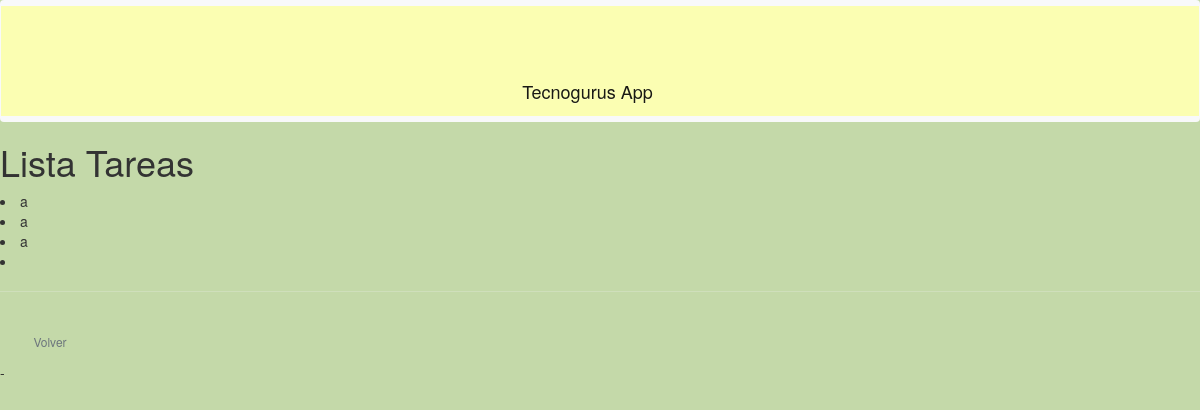
Before: /listaTarea with the older database file.
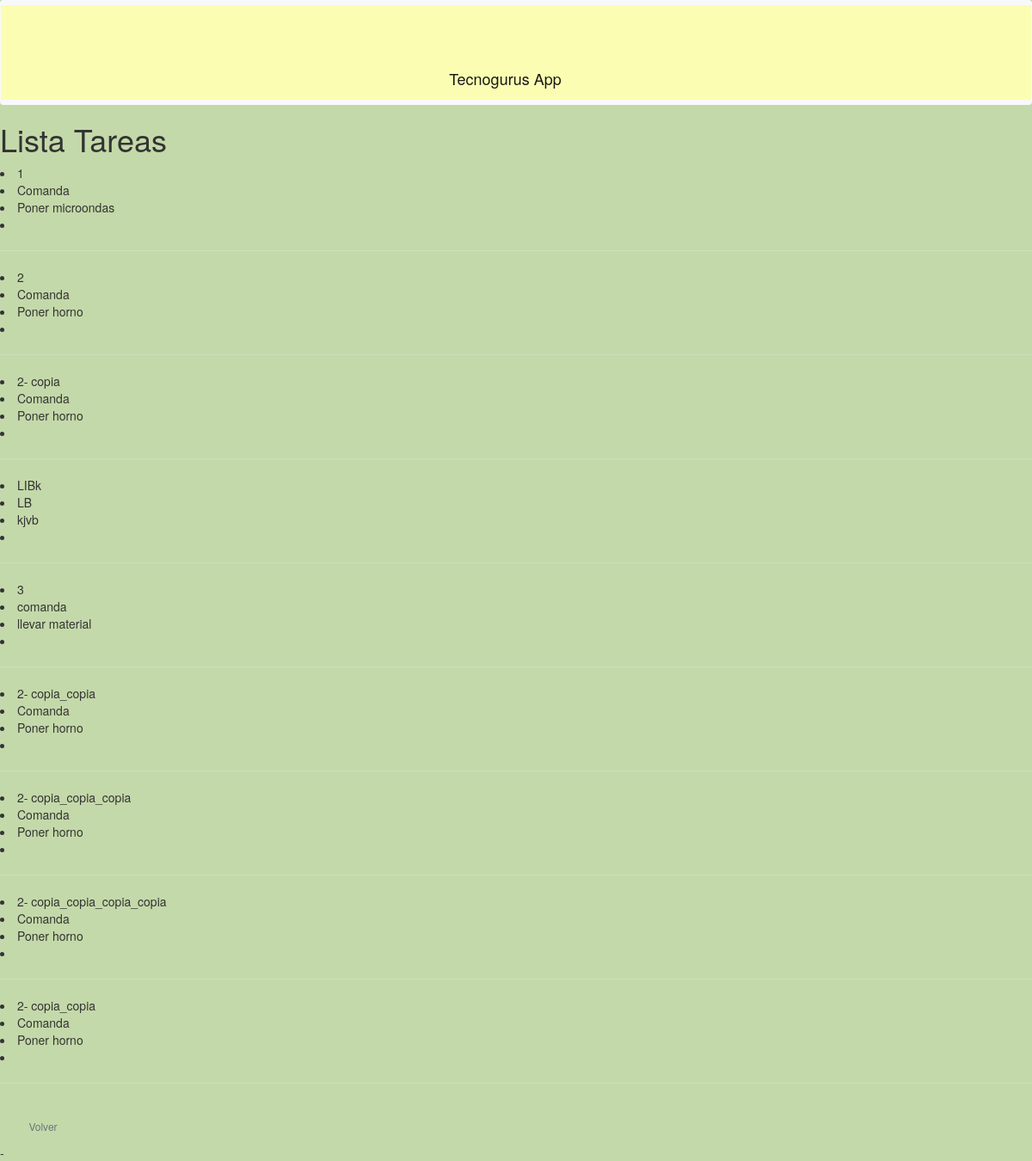
After: the same page with the newer database file.
### tecnogurus/models.py (models this page shows, shortened)
class Tarea(models.Model):
    id_tarea    = models.CharField(max_length = 10)
    tipo_tarea  = models.CharField(max_length = 20)
    descripcion = models.CharField(max_length = 140)
    image_list  = models.ForeignKey(ImageList, on_delete = models.CASCADE, null = True)
    encargado   = models.ForeignKey(Alumno, on_delete = models.CASCADE, default='')

### tecnogurus/views.py (the view)
# urls.py: path('listaTarea', views.listaTarea, name='listaTarea'),
def listaTarea(request):
    tareas=Tarea.objects.all()
    return render(request, "listaTarea.html", {'tareas':tareas})

### tecnogurus/templates/listaTarea.html (shortened to what this page needs)
{% extends "base.html" %}
{% block content %}
<div class="containerListT">
	<div class="ListaTareas">
		<h1>Lista Tareas</h1>
		<p>
		    {% for tarea in tareas %}
		    <div class="containerTarea">
			    <li>{{ tarea.id_tarea }}</li>
			    <li>{{ tarea.tipo_tarea }}</li>
			    <li>{{ tarea.descripcion }}</li>
			    <li>{{ tarea.id_mensaje }}</li>
			    <hr/>
		    </div>
		    {% empty %}
		    <li>No hay tareas.</li>
		    {% endfor %}
		</p>
	</div>
	<a href="{% url 'index' %}"><button class="btn btn-sm btn-outline-secondary" type="button" >Volver</button></a>
</div>
{% endblock %}

### tecnogurus/templates/base.html (shortened to what this page needs)
<!DOCTYPE html>
{% load static %}
<html lang="en">
	<head>
		<link href="https://fonts.cdnfonts.com/css/scholar" rel="stylesheet">
		<link href="https://cdn.jsdelivr.net/npm/bootstrap@5.2.2/dist/css/bootstrap.min.css" rel="stylesheet">
		<link rel="stylesheet" href="//maxcdn.bootstrapcdn.com/bootstrap/3.2.0/css/bootstrap.min.css">
		<link rel="stylesheet" href="//maxcdn.bootstrapcdn.com/bootstrap/3.2.0/css/bootstrap-theme.min.css">
    <link rel="stylesheet" href="{% static 'css/style.css' %}">
	</head>
	<body>
<nav class="navbar bg-light">
  <div class="container-fluid">
		  <a class="navbar-brand" href="{% url 'index' %}">
		Tecnogurus App
    </a>
  </div>
</nav>
		{% block content %}
		{% endblock %}-
	</body>
</html>

### static/css/style.css (style rules this page uses)
* { padding: 0px; margin: 0px; box-sizing: border-box; }
body { background-color: #c4d9a9; }
.login,.bg-light { height: 100%; background-color: #fbfeb2; }
.container-fluid { background-color: #fbfeb2; text-align: center; padding-top: 5%; }
button { background: slateblue; color: white; width: 100px; height: 40px; border: none; cursor: pointer; border-radius: 10px; font-size: 14px; margin-top: 10px; }

Changed rows visible on the page:
removed Tarea: id_tarea "a", tipo_tarea "a", descripcion "a"
added Tarea: id_tarea "1", tipo_tarea "Comanda", descripcion "Poner microondas"
added Tarea: id_tarea "2", tipo_tarea "Comanda", descripcion "Poner horno"
added Tarea: id_tarea "2- copia", tipo_tarea "Comanda", descripcion "Poner horno"
added Tarea: id_tarea "LIBk", tipo_tarea "LB", descripcion "kjvb"
added Tarea: id_tarea "3", tipo_tarea "comanda", descripcion "llevar material"
added Tarea: id_tarea "2- copia_copia", tipo_tarea "Comanda", descripcion "Poner horno"
added Tarea: id_tarea "2- copia_copia_copia", tipo_tarea "Comanda", descripcion "Poner horno"
added Tarea: id_tarea "2- copia_copia_copia_copia", tipo_tarea "Comanda", descripcion "Poner horno"
added Tarea: id_tarea "2- copia_copia", tipo_tarea "Comanda", descripcion "Poner horno"
